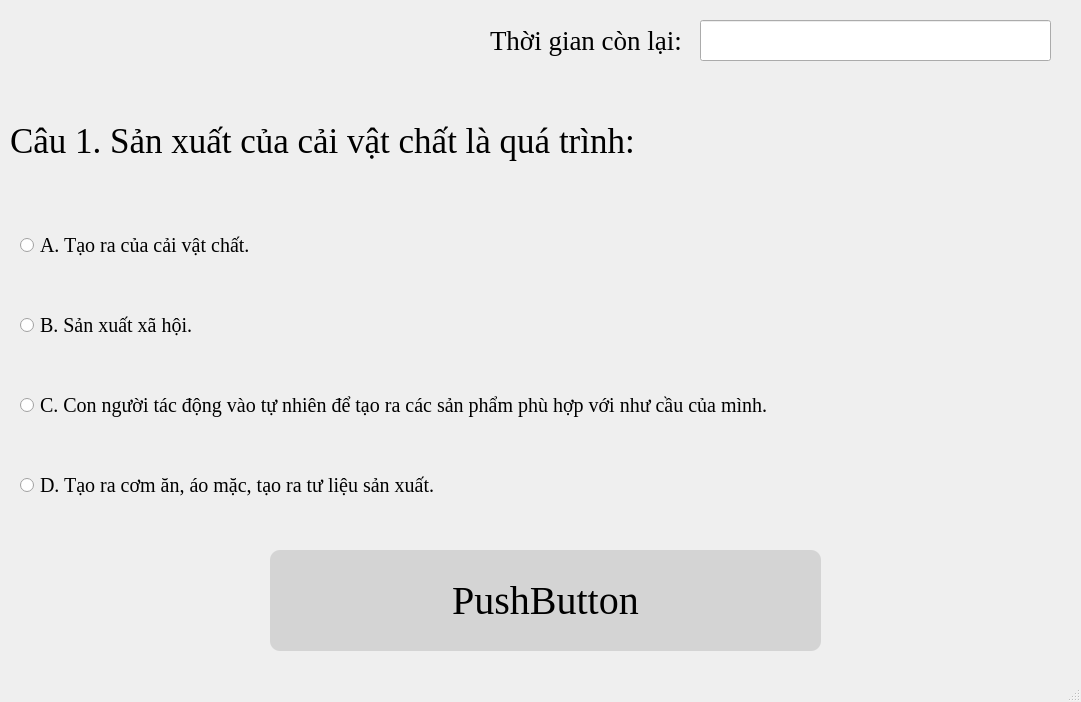
<?xml version="1.0" encoding="UTF-8"?>
<ui version="4.0">
 <class>Question1_GDCD_GKI</class>
 <widget class="QMainWindow" name="Question1_GDCD_GKI">
  <property name="geometry">
   <rect>
    <x>0</x>
    <y>0</y>
    <width>1081</width>
    <height>702</height>
   </rect>
  </property>
  <property name="minimumSize">
   <size>
    <width>1081</width>
    <height>702</height>
   </size>
  </property>
  <property name="maximumSize">
   <size>
    <width>1081</width>
    <height>702</height>
   </size>
  </property>
  <property name="windowTitle">
   <string>MainWindow</string>
  </property>
  <widget class="QWidget" name="centralwidget">
   <widget class="QRadioButton" name="D_Button">
    <property name="geometry">
     <rect>
      <x>20</x>
      <y>450</y>
      <width>1061</width>
      <height>71</height>
     </rect>
    </property>
    <property name="font">
     <font>
      <family>Times New Roman</family>
      <pointsize>15</pointsize>
     </font>
    </property>
    <property name="text">
     <string>D. Tạo ra cơm ăn, áo mặc, tạo ra tư liệu sản xuất.</string>
    </property>
   </widget>
   <widget class="QLineEdit" name="Time">
    <property name="geometry">
     <rect>
      <x>700</x>
      <y>20</y>
      <width>351</width>
      <height>41</height>
     </rect>
    </property>
    <property name="font">
     <font>
      <family>Times New Roman</family>
      <pointsize>25</pointsize>
     </font>
    </property>
   </widget>
   <widget class="QRadioButton" name="C_Button">
    <property name="geometry">
     <rect>
      <x>20</x>
      <y>370</y>
      <width>1061</width>
      <height>71</height>
     </rect>
    </property>
    <property name="font">
     <font>
      <family>Times New Roman</family>
      <pointsize>15</pointsize>
     </font>
    </property>
    <property name="text">
     <string>C. Con người tác động vào tự nhiên để tạo ra các sản phẩm phù hợp với như cầu của mình.</string>
    </property>
   </widget>
   <widget class="QPushButton" name="Next_Button">
    <property name="geometry">
     <rect>
      <x>270</x>
      <y>550</y>
      <width>551</width>
      <height>101</height>
     </rect>
    </property>
    <property name="font">
     <font>
      <family>Times New Roman</family>
      <pointsize>30</pointsize>
     </font>
    </property>
    <property name="styleSheet">
     <string notr="true">
QPushButton#Next_Button{
	background-color: rgb(212, 212, 212);
border-top-left-radius: 10px;
border-top-right-radius: 10px;
border-bottom-left-radius: 10px;
border-bottom-right-radius: 10px;
}
QPushButton#Next_Button:pressed{
padding-left: 2px;
padding-right: 2px;
	background-color: rgb(171, 171, 171);
}</string>
    </property>
    <property name="text">
     <string>PushButton</string>
    </property>
   </widget>
   <widget class="QLabel" name="label_4">
    <property name="geometry">
     <rect>
      <x>490</x>
      <y>20</y>
      <width>201</width>
      <height>41</height>
     </rect>
    </property>
    <property name="font">
     <font>
      <family>Times New Roman</family>
      <pointsize>20</pointsize>
     </font>
    </property>
    <property name="text">
     <string>Thời gian còn lại:</string>
    </property>
   </widget>
   <widget class="QRadioButton" name="B_Button">
    <property name="geometry">
     <rect>
      <x>20</x>
      <y>290</y>
      <width>1061</width>
      <height>71</height>
     </rect>
    </property>
    <property name="font">
     <font>
      <family>Times New Roman</family>
      <pointsize>15</pointsize>
     </font>
    </property>
    <property name="text">
     <string>B. Sản xuất xã hội.</string>
    </property>
   </widget>
   <widget class="QRadioButton" name="A_Button">
    <property name="geometry">
     <rect>
      <x>20</x>
      <y>210</y>
      <width>1061</width>
      <height>71</height>
     </rect>
    </property>
    <property name="font">
     <font>
      <family>Times New Roman</family>
      <pointsize>15</pointsize>
     </font>
    </property>
    <property name="text">
     <string>A. Tạo ra của cải vật chất.</string>
    </property>
   </widget>
   <widget class="QLabel" name="label_2">
    <property name="geometry">
     <rect>
      <x>10</x>
      <y>80</y>
      <width>1071</width>
      <height>121</height>
     </rect>
    </property>
    <property name="font">
     <font>
      <family>Times New Roman</family>
      <pointsize>26</pointsize>
     </font>
    </property>
    <property name="styleSheet">
     <string notr="true"/>
    </property>
    <property name="text">
     <string>Câu 1. Sản xuất của cải vật chất là quá trình:</string>
    </property>
   </widget>
  </widget>
  <widget class="QMenuBar" name="menubar">
   <property name="geometry">
    <rect>
     <x>0</x>
     <y>0</y>
     <width>1081</width>
     <height>21</height>
    </rect>
   </property>
  </widget>
  <widget class="QStatusBar" name="statusbar"/>
 </widget>
 <resources/>
 <connections/>
</ui>
